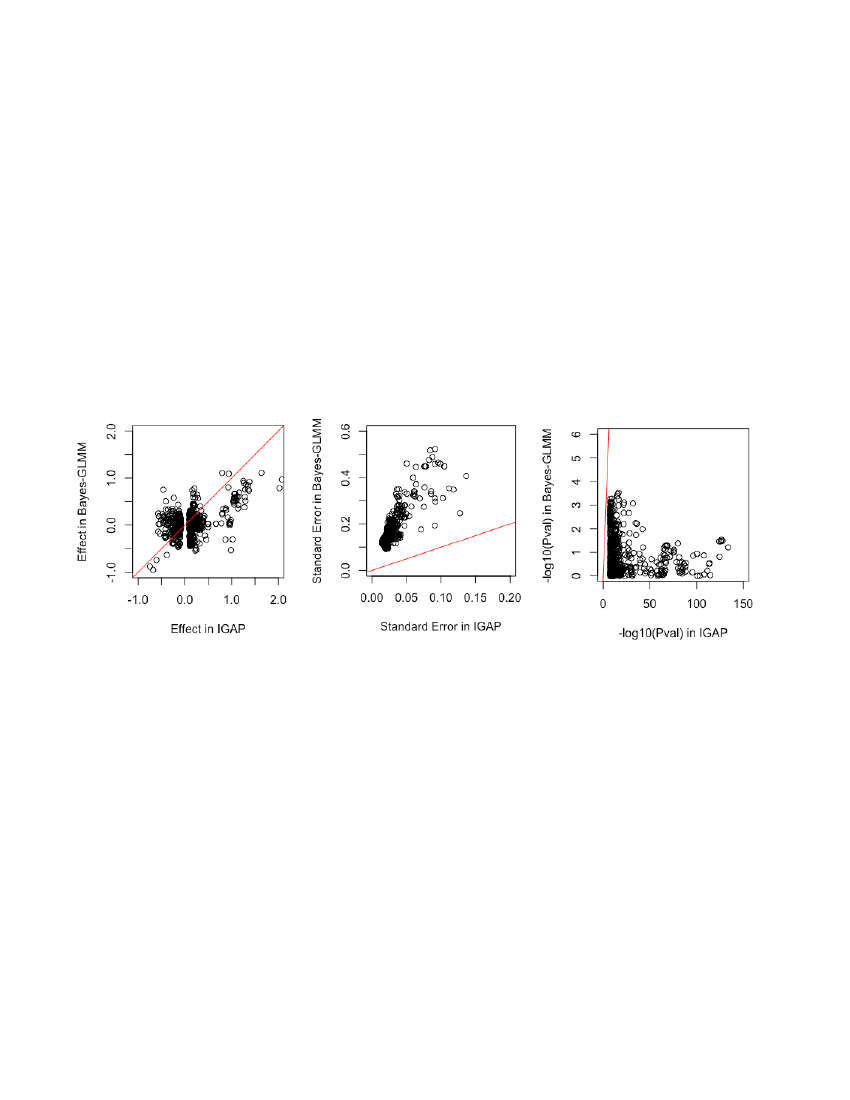

Generate this figure with R:
library(rstan)
library(dplyr)

rm(list = ls())
setwd("~/GitHub/Genetics/priors")

load("./mdata.rdt") 
load("./igap_t1k.rdt") # ./igap/igap.Rmd for more details
igap = igap_t1k$igap
geno = igap_t1k$geno

geno = geno[, mdata$SRR]
data <- list(N = 570, K = 4, D = 2, x = mdata[c("Age", "Sex")], y = as.numeric(mdata$AD1))

glm <- prior0 <- stan_model("./prior0.stan")
glm <- prior1 <- stan_model("./prior1.stan")
glm <- prior2 <- stan_model("./prior2.stan")
glm <- prior3 <- stan_model("./prior3.stan")
glm <- prior4 <- stan_model("./prior4.stan")

mymle <- lapply(1:nrow(geno), function(g1) { cat(g1, "\n")
  data$g = geno[g1, ]
  igap1 = igap[rownames(geno)[g1], ]
# data$p1 = igap1$Beta; data$p2 = igap1$SE # p1
# data$p1 = igap1$Beta; data$p2 = 1/igap1$SE -1 # p2
  data$prior = igap1$Beta/igap1$SE # p3, p4
  mle1 = optimizing(glm, data = data, hessian = TRUE, algorithm = "LBFGS")
  mle1.se = tryCatch(sqrt(diag(solve(-mle1$hessian)))["p"], error=function(e) NULL)
  data.frame(effect = mle1$par["p"], effect.se = mle1.se)
}); names(mymle) = rownames(geno)

mymle = as.data.frame(do.call(rbind, mymle))
mymle$Pval <- pnorm(abs(mymle$effect), sd = mymle$effect.se, lower.tail = F) * 2

mymle0 = mymle
mymle1 = mymle
mymle2 = mymle
mymle3 = mymle
mymle4 = mymle

save(mymle0, mymle1, mymle2, mymle3, mymle4, file = "./mymle.rdt")

# igap$Pval <- pnorm(abs(igap$Beta), sd = igap$SE, lower.tail = F) * 2
# igap$Pval[igap$Pval < 1e-100] = 1e-100

load("./mymle.rdt")

postscript("~/GitHub/Genetics/print/supp5.eps", paper="special", width=5, height=4, horizontal=FALSE)
plot(igap$Beta, mymle0$effect, xlim = c(-1, 2), ylim = c(-1, 2), 
     xlab = "Effect in IGAP", ylab = "Effect in Bayes-GLMM")
abline(a = 0, b = 1, col = "red")
plot(igap$SE, mymle0$effect.se, xlim = c(0, 0.2), ylim = c(0, 0.6), 
     xlab = "Standard Error in IGAP", ylab = "Standard Error in Bayes-GLMM")
abline(a = 0, b = 1, col = "red")
plot(-log10(igap$Pvalue), -log10(mymle0$Pval), xlim = c(0, 150), ylim = c(0, 6), 
     xlab = "-log10(Pval) in IGAP", ylab = "-log10(Pval) in Bayes-GLMM")
abline(a = 0, b = 1, col = "red")
dev.off()

postscript("~/GitHub/Genetics/print/supp6.eps", paper="special", width=8, height=4, horizontal=FALSE)
par(mfrow = c(1, 2))

plot(-log10(mymle1$Pval), -log10(igap$Pvalue),
     xlab = "ADSP - Prior by method 1", ylab = "IGAP")
abline(a = 0, b = 1, col = "red")
plot(-log10(mymle1$Pval), -log10(mymle0$Pval),
     xlab = "ADSP - Prior by method 1", ylab = "ADSP - No prior")
abline(a = 0, b = 1, col = "red")

plot(-log10(mymle2$Pval), -log10(igap$Pvalue),
     xlab = "ADSP - Prior by method 2", ylab = "IGAP")
abline(a = 0, b = 1, col = "red")
plot(-log10(mymle2$Pval), -log10(mymle0$Pval),
     xlab = "ADSP - Prior by method 2", ylab = "ADSP - No prior")
abline(a = 0, b = 1, col = "red")

plot(-log10(mymle3$Pval), -log10(igap$Pvalue),
     xlab = "ADSP - Prior by method 3", ylab = "IGAP")
abline(a = 0, b = 1, col = "red")
plot(-log10(mymle3$Pval), -log10(mymle0$Pval),
     xlab = "ADSP - Prior by method 3", ylab = "ADSP - No prior")
abline(a = 0, b = 1, col = "red")

plot(-log10(mymle4$Pval), -log10(igap$Pvalue),
     xlab = "ADSP - Prior by method 4", ylab = "IGAP")
abline(a = 0, b = 1, col = "red")
plot(-log10(mymle4$Pval), -log10(mymle0$Pval),
     xlab = "ADSP - Prior by method 4", ylab = "ADSP - No prior")
abline(a = 0, b = 1, col = "red")

dev.off()
